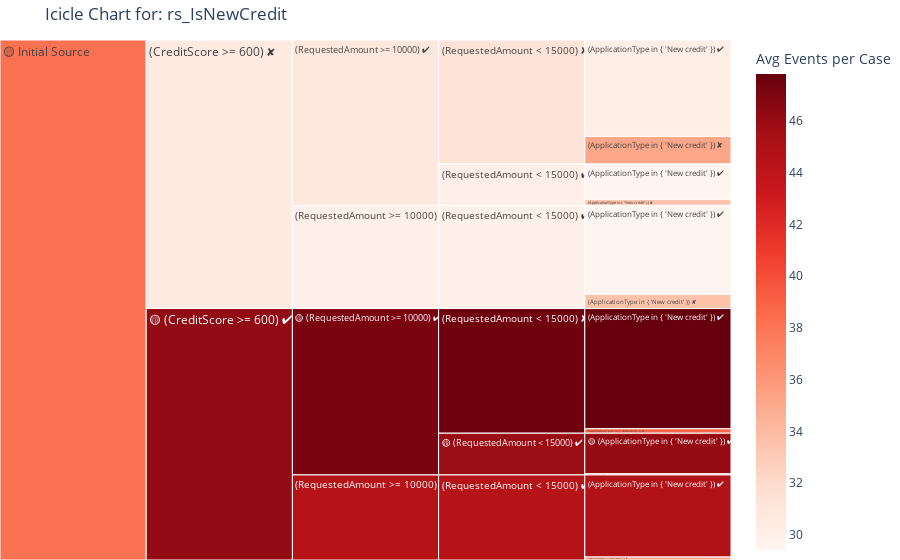
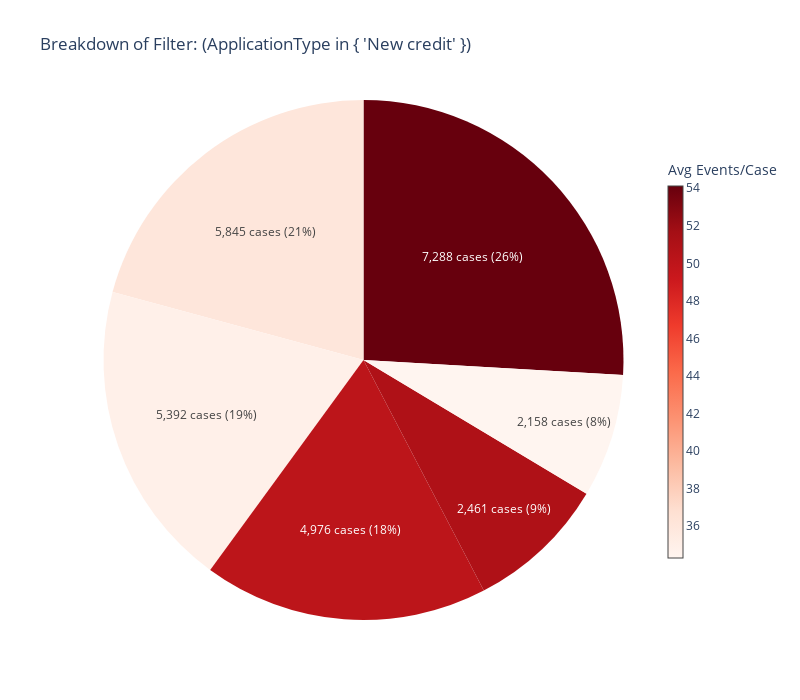

Notebook code cell kept with these figures, in order:
### Code cell
icicle(result_set_name='rs_IsNewCredit', metric='avg_events_per_case')
pie("rs_IsNewCredit", metric="avg_events_per_case")

### Figure 1 — Plotly figure (JSON) as saved in the notebook; plotly's stock layout.template omitted (floating-point values rounded to 4 significant figures)
{"data": [{"branchvalues": "total", "customdata": [["2,461", "100%", "46.07", "—", 46.07], ["68", "100%", "39.06", "—", 39.06], ["7,288", "100%", "47.82", "—", 47.82], ["267", "100%", "38.92", "—", 38.92], ["4,976", "100%", "44.86", "—", 44.86], ["178", "100%", "35.46", "—", 35.46], ["2,158", "100%", "29.50", "—", 29.5], ["351", "100%", "33.57", "—", 33.57], ["5,845", "100%", "30.18", "—", 30.18], ["1,666", "100%", "35.13", "—", 35.13], ["5,392", "100%", "29.42", "—", 29.42], ["859", "100%", "33.57", "—", 33.57], ["(?)", "100%", "(?)", "—", 45.88], ["(?)", "100%", "(?)", "—", 47.5], ["(?)", "100%", "(?)", "—", 44.53], ["(?)", "100%", "(?)", "—", 30.07], ["(?)", "100%", "(?)", "—", 31.28], ["(?)", "100%", "(?)", "—", 29.99], ["(?)", "100%", "(?)", "—", 47.1], ["(?)", "100%", "(?)", "—", 44.53], ["(?)", "100%", "(?)", "—", 30.98], ["(?)", "100%", "(?)", "—", 29.99], ["(?)", "100%", "(?)", "—", 46.23], ["(?)", "100%", "(?)", "—", 30.6], ["(?)", "100%", "(?)", "—", 38.16]], "domain": {"x": [0, 1], "y": [0, 1]}, "hovertemplate": "<b>%{label}</b><br>Cases: %{customdata[0]}<br>Share of parent: %{customdata[1]}<br>Avg Events per Case: %{customdata[2]}<br>Δ from parent: %{customdata[3]}<extra></extra>", "ids": ["🟡 Initial Source/🟡 (CreditScore >= 600) ✔/🟡 (RequestedAmount >= 10000) ✔/🟡 (RequestedAmount < 15000) ✔/🟡 (ApplicationType in { 'New credit' }) ✔", "🟡 Initial Source/🟡 (CreditScore >= 600) ✔/🟡 (RequestedAmount >= 10000) ✔/🟡 (RequestedAmount < 15000) ✔/(ApplicationType in { 'New credit' }) ✘", "🟡 Initial Source/🟡 (CreditScore >= 600) ✔/🟡 (RequestedAmount >= 10000) ✔/(RequestedAmount < 15000) ✘/(ApplicationType in { 'New credit' }) ✔", "🟡 Initial Source/🟡 (CreditScore >= 600) ✔/🟡 (RequestedAmount >= 10000) ✔/(RequestedAmount < 15000) ✘/(ApplicationType in { 'New credit' }) ✘", "🟡 Initial Source/🟡 (CreditScore >= 600) ✔/(RequestedAmount >= 10000) ✘/(RequestedAmount < 15000) ✔/(ApplicationType in { 'New credit' }) ✔", "🟡 Initial Source/🟡 (CreditScore >= 600) ✔/(RequestedAmount >= 10000) ✘/(RequestedAmount < 15000) ✔/(ApplicationType in { 'New credit' }) ✘", "🟡 Initial Source/(CreditScore >= 600) ✘/(RequestedAmount >= 10000) ✔/(RequestedAmount < 15000) ✔/(ApplicationType in { 'New credit' }) ✔", "🟡 Initial Source/(CreditScore >= 600) ✘/(RequestedAmount >= 10000) ✔/(RequestedAmount < 15000) ✔/(ApplicationType in { 'New credit' }) ✘", "🟡 Initial Source/(CreditScore >= 600) ✘/(RequestedAmount >= 10000) ✔/(RequestedAmount < 15000) ✘/(ApplicationType in { 'New credit' }) ✔", "🟡 Initial Source/(CreditScore >= 600) ✘/(RequestedAmount >= 10000) ✔/(RequestedAmount < 15000) ✘/(ApplicationType in { 'New credit' }) ✘", "🟡 Initial Source/(CreditScore >= 600) ✘/(RequestedAmount >= 10000) ✘/(RequestedAmount < 15000) ✔/(ApplicationType in { 'New credit' }) ✔", "🟡 Initial Source/(CreditScore >= 600) ✘/(RequestedAmount >= 10000) ✘/(RequestedAmount < 15000) ✔/(ApplicationType in { 'New credit' }) ✘", "🟡 Initial Source/🟡 (CreditScore >= 600) ✔/🟡 (RequestedAmount >= 10000) ✔/🟡 (RequestedAmount < 15000) ✔", "🟡 Initial Source/🟡 (CreditScore >= 600) ✔/🟡 (RequestedAmount >= 10000) ✔/(RequestedAmount < 15000) ✘", "🟡 Initial Source/🟡 (CreditScore >= 600) ✔/(RequestedAmount >= 10000) ✘/(RequestedAmount < 15000) ✔", "🟡 Initial Source/(CreditScore >= 600) ✘/(RequestedAmount >= 10000) ✔/(RequestedAmount < 15000) ✔", "🟡 Initial Source/(CreditScore >= 600) ✘/(RequestedAmount >= 10000) ✔/(RequestedAmount < 15000) ✘", "🟡 Initial Source/(CreditScore >= 600) ✘/(RequestedAmount >= 10000) ✘/(RequestedAmount < 15000) ✔", "🟡 Initial Source/🟡 (CreditScore >= 600) ✔/🟡 (RequestedAmount >= 10000) ✔", "🟡 Initial Source/🟡 (CreditScore >= 600) ✔/(RequestedAmount >= 10000) ✘", "🟡 Initial Source/(CreditScore >= 600) ✘/(RequestedAmount >= 10000) ✔", "🟡 Initial Source/(CreditScore >= 600) ✘/(RequestedAmount >= 10000) ✘", "🟡 Initial Source/🟡 (CreditScore >= 600) ✔", "🟡 Initial Source/(CreditScore >= 600) ✘", "🟡 Initial Source"], "labels": ["🟡 (ApplicationType in { 'New credit' }) ✔", "(ApplicationType in { 'New credit' }) ✘", "(ApplicationType in { 'New credit' }) ✔", "(ApplicationType in { 'New credit' }) ✘", "(ApplicationType in { 'New credit' }) ✔", "(ApplicationType in { 'New credit' }) ✘", "(ApplicationType in { 'New credit' }) ✔", "(ApplicationType in { 'New credit' }) ✘", "(ApplicationType in { 'New credit' }) ✔", "(ApplicationType in { 'New credit' }) ✘", "(ApplicationType in { 'New credit' }) ✔", "(ApplicationType in { 'New credit' }) ✘", "🟡 (RequestedAmount < 15000) ✔", "(RequestedAmount < 15000) ✘", "(RequestedAmount < 15000) ✔", "(RequestedAmount < 15000) ✔", "(RequestedAmount < 15000) ✘", "(RequestedAmount < 15000) ✔", "🟡 (RequestedAmount >= 10000) ✔", "(RequestedAmount >= 10000) ✘", "(RequestedAmount >= 10000) ✔", "(RequestedAmount >= 10000) ✘", "🟡 (CreditScore >= 600) ✔", "(CreditScore >= 600) ✘", "🟡 Initial Source"], "marker": {"coloraxis": "coloraxis", "colors": [46.07, 39.06, 47.82, 38.92, 44.86, 35.46, 29.5, 33.57, 30.18, 35.13, 29.42, 33.57, 45.88, 47.5, 44.53, 30.07, 31.28, 29.99, 47.1, 44.53, 30.98, 29.99, 46.23, 30.6, 38.16]}, "name": "", "parents": ["🟡 Initial Source/🟡 (CreditScore >= 600) ✔/🟡 (RequestedAmount >= 10000) ✔/🟡 (RequestedAmount < 15000) ✔", "🟡 Initial Source/🟡 (CreditScore >= 600) ✔/🟡 (RequestedAmount >= 10000) ✔/🟡 (RequestedAmount < 15000) ✔", "🟡 Initial Source/🟡 (CreditScore >= 600) ✔/🟡 (RequestedAmount >= 10000) ✔/(RequestedAmount < 15000) ✘", "🟡 Initial Source/🟡 (CreditScore >= 600) ✔/🟡 (RequestedAmount >= 10000) ✔/(RequestedAmount < 15000) ✘", "🟡 Initial Source/🟡 (CreditScore >= 600) ✔/(RequestedAmount >= 10000) ✘/(RequestedAmount < 15000) ✔", "🟡 Initial Source/🟡 (CreditScore >= 600) ✔/(RequestedAmount >= 10000) ✘/(RequestedAmount < 15000) ✔", "🟡 Initial Source/(CreditScore >= 600) ✘/(RequestedAmount >= 10000) ✔/(RequestedAmount < 15000) ✔", "🟡 Initial Source/(CreditScore >= 600) ✘/(RequestedAmount >= 10000) ✔/(RequestedAmount < 15000) ✔", "🟡 Initial Source/(CreditScore >= 600) ✘/(RequestedAmount >= 10000) ✔/(RequestedAmount < 15000) ✘", "🟡 Initial Source/(CreditScore >= 600) ✘/(RequestedAmount >= 10000) ✔/(RequestedAmount < 15000) ✘", "🟡 Initial Source/(CreditScore >= 600) ✘/(RequestedAmount >= 10000) ✘/(RequestedAmount < 15000) ✔", "🟡 Initial Source/(CreditScore >= 600) ✘/(RequestedAmount >= 10000) ✘/(RequestedAmount < 15000) ✔", "🟡 Initial Source/🟡 (CreditScore >= 600) ✔/🟡 (RequestedAmount >= 10000) ✔", "🟡 Initial Source/🟡 (CreditScore >= 600) ✔/🟡 (RequestedAmount >= 10000) ✔", "🟡 Initial Source/🟡 (CreditScore >= 600) ✔/(RequestedAmount >= 10000) ✘", "🟡 Initial Source/(CreditScore >= 600) ✘/(RequestedAmount >= 10000) ✔", "🟡 Initial Source/(CreditScore >= 600) ✘/(RequestedAmount >= 10000) ✔", "🟡 Initial Source/(CreditScore >= 600) ✘/(RequestedAmount >= 10000) ✘", "🟡 Initial Source/🟡 (CreditScore >= 600) ✔", "🟡 Initial Source/🟡 (CreditScore >= 600) ✔", "🟡 Initial Source/(CreditScore >= 600) ✘", "🟡 Initial Source/(CreditScore >= 600) ✘", "🟡 Initial Source", "🟡 Initial Source", ""], "type": "icicle", "values": [2461.0, 68.0, 7288.0, 267.0, 4976.0, 178.0, 2158.0, 351.0, 5845.0, 1666.0, 5392.0, 859.0, 2529.0, 7555.0, 5154.0, 2509.0, 7511.0, 6251.0, 10080.0, 5154.0, 10020.0, 6251.0, 15240.0, 16270.0, 31510.0]}], "layout": {"coloraxis": {"colorbar": {"title": {"text": "Avg Events per Case"}}, "colorscale": [[0, "rgb(255,245,240)"], [0.125, "rgb(254,224,210)"], [0.25, "rgb(252,187,161)"], [0.375, "rgb(252,146,114)"], [0.5, "rgb(251,106,74)"], [0.625, "rgb(239,59,44)"], [0.75, "rgb(203,24,29)"], [0.875, "rgb(165,15,21)"], [1, "rgb(103,0,13)"]]}, "legend": {"tracegroupgap": 0}, "margin": {"b": 0, "l": 0, "r": 0, "t": 40}, "title": {"text": "Icicle Chart for: rs_IsNewCredit"}}}

### Figure 2 — Plotly figure (JSON) as saved in the notebook; plotly's stock layout.template omitted (floating-point values rounded to 4 significant figures)
{"data": [{"customdata": [["(CreditScore >= 600) ✅ → (RequestedAmount >= 10000) ✅ → (RequestedAmount < 15000) ✅ → (ApplicationType in { 'New credit' }) ✅", 2461, 51.0], ["(CreditScore >= 600) ✅ → (RequestedAmount >= 10000) ✅ → (RequestedAmount < 15000) ❌ → (ApplicationType in { 'New credit' }) ✅", 7288, 54.12], ["(CreditScore >= 600) ✅ → (RequestedAmount >= 10000) ❌ → (RequestedAmount < 15000) ✅ → (ApplicationType in { 'New credit' }) ✅", 4976, 50.12], ["(CreditScore >= 600) ❌ → (RequestedAmount >= 10000) ✅ → (RequestedAmount < 15000) ✅ → (ApplicationType in { 'New credit' }) ✅", 2158, 34.3], ["(CreditScore >= 600) ❌ → (RequestedAmount >= 10000) ✅ → (RequestedAmount < 15000) ❌ → (ApplicationType in { 'New credit' }) ✅", 5845, 36.01], ["(CreditScore >= 600) ❌ → (RequestedAmount >= 10000) ❌ → (RequestedAmount < 15000) ✅ → (ApplicationType in { 'New credit' }) ✅", 5392, 34.86]], "hovertemplate": "<b>%{customdata[0]}</b><br>Cases: %{customdata[1]:,}<br>Avg Events/Case: %{customdata[2]:.2f}<extra></extra>", "labels": ["2,461 cases (9%)", "7,288 cases (26%)", "4,976 cases (18%)", "2,158 cases (8%)", "5,845 cases (21%)", "5,392 cases (19%)"], "marker": {"colors": ["rgb(175, 17, 23)", "rgb(103, 0, 13)", "rgb(188, 21, 26)", "rgb(255, 245, 240)", "rgb(254, 230, 219)", "rgb(255, 240, 233)"]}, "textinfo": "label", "type": "pie", "values": [2461, 7288, 4976, 2158, 5845, 5392]}, {"hoverinfo": "none", "marker": {"cmax": 54.12, "cmin": 34.3, "color": [34.3], "colorbar": {"len": 0.8, "thickness": 15, "title": {"text": "Avg Events/Case"}}, "colorscale": [[0, "rgb(255,245,240)"], [0.125, "rgb(254,224,210)"], [0.25, "rgb(252,187,161)"], [0.375, "rgb(252,146,114)"], [0.5, "rgb(251,106,74)"], [0.625, "rgb(239,59,44)"], [0.75, "rgb(203,24,29)"], [0.875, "rgb(165,15,21)"], [1, "rgb(103,0,13)"]], "showscale": true}, "mode": "markers", "showlegend": false, "type": "scatter", "x": [null], "y": [null]}], "layout": {"height": 700, "paper_bgcolor": "white", "plot_bgcolor": "white", "showlegend": false, "title": {"text": "Breakdown of Filter: (ApplicationType in { 'New credit' })"}, "width": 800, "xaxis": {"showgrid": false, "showticklabels": false, "zeroline": false}, "yaxis": {"showgrid": false, "showticklabels": false, "zeroline": false}}}
